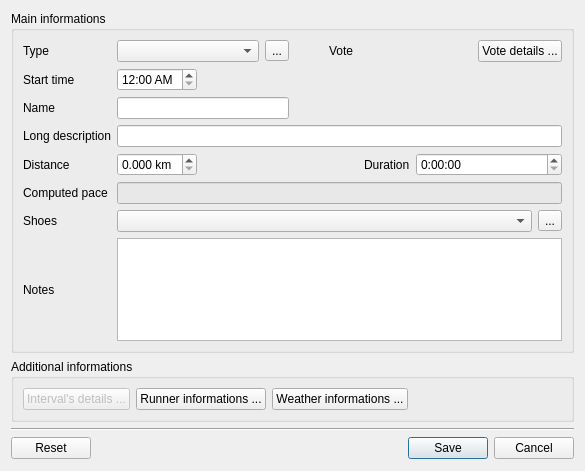
<?xml version="1.0" encoding="UTF-8"?>
<ui version="4.0">
 <class>EventWidget</class>
 <widget class="QWidget" name="EventWidget">
  <property name="geometry">
   <rect>
    <x>0</x>
    <y>0</y>
    <width>585</width>
    <height>471</height>
   </rect>
  </property>
  <layout class="QGridLayout" name="gridLayout_2">
   <item row="0" column="0">
    <widget class="QGroupBox" name="groupBox">
     <property name="sizePolicy">
      <sizepolicy hsizetype="Preferred" vsizetype="Preferred">
       <horstretch>0</horstretch>
       <verstretch>1</verstretch>
      </sizepolicy>
     </property>
     <property name="title">
      <string>Main informations</string>
     </property>
     <layout class="QGridLayout" name="gridLayout">
      <item row="0" column="0">
       <widget class="QLabel" name="eventTypeLabel">
        <property name="text">
         <string>Type</string>
        </property>
        <property name="buddy">
         <cstring>eventTypeComboBox</cstring>
        </property>
       </widget>
      </item>
      <item row="0" column="1" colspan="3">
       <widget class="QComboBox" name="eventTypeComboBox">
        <property name="sizePolicy">
         <sizepolicy hsizetype="Preferred" vsizetype="Fixed">
          <horstretch>1</horstretch>
          <verstretch>0</verstretch>
         </sizepolicy>
        </property>
       </widget>
      </item>
      <item row="0" column="5">
       <spacer name="horizontalSpacer_3">
        <property name="orientation">
         <enum>Qt::Horizontal</enum>
        </property>
        <property name="sizeHint" stdset="0">
         <size>
          <width>40</width>
          <height>20</height>
         </size>
        </property>
       </spacer>
      </item>
      <item row="0" column="6">
       <widget class="QLabel" name="voteLabel">
        <property name="text">
         <string>Vote</string>
        </property>
       </widget>
      </item>
      <item row="0" column="7" colspan="3">
       <widget class="QxtStars" name="starsSlider" native="true"/>
      </item>
      <item row="1" column="0">
       <widget class="QLabel" name="startLabel">
        <property name="text">
         <string>Start time</string>
        </property>
        <property name="buddy">
         <cstring>startTimeEdit</cstring>
        </property>
       </widget>
      </item>
      <item row="1" column="1">
       <widget class="QTimeEdit" name="startTimeEdit">
        <property name="displayFormat">
         <string>h:mm AP</string>
        </property>
       </widget>
      </item>
      <item row="1" column="2" colspan="9">
       <spacer name="horizontalSpacer">
        <property name="orientation">
         <enum>Qt::Horizontal</enum>
        </property>
        <property name="sizeHint" stdset="0">
         <size>
          <width>40</width>
          <height>20</height>
         </size>
        </property>
       </spacer>
      </item>
      <item row="2" column="0">
       <widget class="QLabel" name="nameLabel">
        <property name="text">
         <string>Name</string>
        </property>
        <property name="buddy">
         <cstring>nameLineEdit</cstring>
        </property>
       </widget>
      </item>
      <item row="2" column="1" colspan="4">
       <widget class="QLineEdit" name="nameLineEdit"/>
      </item>
      <item row="2" column="5" colspan="6">
       <spacer name="horizontalSpacer_4">
        <property name="orientation">
         <enum>Qt::Horizontal</enum>
        </property>
        <property name="sizeHint" stdset="0">
         <size>
          <width>40</width>
          <height>20</height>
         </size>
        </property>
       </spacer>
      </item>
      <item row="3" column="0">
       <widget class="QLabel" name="descriptionLabel">
        <property name="text">
         <string>Long description</string>
        </property>
        <property name="buddy">
         <cstring>descriptionLineEdit</cstring>
        </property>
       </widget>
      </item>
      <item row="3" column="1" colspan="10">
       <widget class="QLineEdit" name="descriptionLineEdit"/>
      </item>
      <item row="4" column="0">
       <widget class="QLabel" name="distanceLabel">
        <property name="text">
         <string>Distance</string>
        </property>
        <property name="buddy">
         <cstring>distanceDoubleSpinBox</cstring>
        </property>
       </widget>
      </item>
      <item row="4" column="1">
       <widget class="QDoubleSpinBox" name="distanceDoubleSpinBox">
        <property name="sizePolicy">
         <sizepolicy hsizetype="Minimum" vsizetype="Fixed">
          <horstretch>0</horstretch>
          <verstretch>0</verstretch>
         </sizepolicy>
        </property>
        <property name="minimumSize">
         <size>
          <width>80</width>
          <height>0</height>
         </size>
        </property>
        <property name="suffix">
         <string> km</string>
        </property>
        <property name="decimals">
         <number>3</number>
        </property>
        <property name="maximum">
         <double>999.990000000000009</double>
        </property>
       </widget>
      </item>
      <item row="4" column="2" colspan="5">
       <spacer name="horizontalSpacer_2">
        <property name="orientation">
         <enum>Qt::Horizontal</enum>
        </property>
        <property name="sizeHint" stdset="0">
         <size>
          <width>40</width>
          <height>20</height>
         </size>
        </property>
       </spacer>
      </item>
      <item row="4" column="7">
       <widget class="QLabel" name="durationLabel">
        <property name="text">
         <string>Duration</string>
        </property>
        <property name="buddy">
         <cstring>durationTimeEdit</cstring>
        </property>
       </widget>
      </item>
      <item row="4" column="8" colspan="3">
       <widget class="QTimeEdit" name="durationTimeEdit">
        <property name="sizePolicy">
         <sizepolicy hsizetype="Minimum" vsizetype="Fixed">
          <horstretch>0</horstretch>
          <verstretch>0</verstretch>
         </sizepolicy>
        </property>
        <property name="displayFormat">
         <string>h:mm:ss</string>
        </property>
       </widget>
      </item>
      <item row="5" column="0">
       <widget class="QLabel" name="paceLabel">
        <property name="text">
         <string>Computed pace</string>
        </property>
        <property name="buddy">
         <cstring>paceLineEdit</cstring>
        </property>
       </widget>
      </item>
      <item row="5" column="1" colspan="10">
       <widget class="QLineEdit" name="paceLineEdit">
        <property name="sizePolicy">
         <sizepolicy hsizetype="Expanding" vsizetype="Fixed">
          <horstretch>1</horstretch>
          <verstretch>0</verstretch>
         </sizepolicy>
        </property>
        <property name="palette">
         <palette>
          <active>
           <colorrole role="Base">
            <brush brushstyle="SolidPattern">
             <color alpha="255">
              <red>232</red>
              <green>232</green>
              <blue>232</blue>
             </color>
            </brush>
           </colorrole>
          </active>
          <inactive>
           <colorrole role="Base">
            <brush brushstyle="SolidPattern">
             <color alpha="255">
              <red>232</red>
              <green>232</green>
              <blue>232</blue>
             </color>
            </brush>
           </colorrole>
          </inactive>
          <disabled>
           <colorrole role="Base">
            <brush brushstyle="SolidPattern">
             <color alpha="255">
              <red>232</red>
              <green>232</green>
              <blue>232</blue>
             </color>
            </brush>
           </colorrole>
          </disabled>
         </palette>
        </property>
        <property name="readOnly">
         <bool>true</bool>
        </property>
       </widget>
      </item>
      <item row="6" column="0">
       <widget class="QLabel" name="shoeLabel">
        <property name="text">
         <string>Shoes</string>
        </property>
        <property name="buddy">
         <cstring>shoeComboBox</cstring>
        </property>
       </widget>
      </item>
      <item row="6" column="1" colspan="10">
       <layout class="QHBoxLayout" name="horizontalLayout_2">
        <item>
         <widget class="QComboBox" name="shoeComboBox"/>
        </item>
        <item>
         <widget class="QToolButton" name="shoeToolButton">
          <property name="text">
           <string>...</string>
          </property>
         </widget>
        </item>
       </layout>
      </item>
      <item row="7" column="0">
       <widget class="QLabel" name="paceLabel_2">
        <property name="text">
         <string>Notes</string>
        </property>
        <property name="buddy">
         <cstring>notesPlainTextEdit</cstring>
        </property>
       </widget>
      </item>
      <item row="7" column="1" colspan="10">
       <widget class="QPlainTextEdit" name="notesPlainTextEdit"/>
      </item>
      <item row="0" column="10">
       <widget class="QPushButton" name="votePushButton">
        <property name="text">
         <string>Vote details ...</string>
        </property>
       </widget>
      </item>
      <item row="0" column="4">
       <widget class="QToolButton" name="eventTypeToolButton">
        <property name="text">
         <string>...</string>
        </property>
       </widget>
      </item>
     </layout>
    </widget>
   </item>
   <item row="1" column="0">
    <widget class="QGroupBox" name="groupBox_2">
     <property name="title">
      <string>Additional informations</string>
     </property>
     <layout class="QVBoxLayout" name="verticalLayout_5">
      <item>
       <layout class="QHBoxLayout" name="horizontalLayout_5">
        <item>
         <widget class="QPushButton" name="intervalsPushButton">
          <property name="enabled">
           <bool>false</bool>
          </property>
          <property name="text">
           <string>Interval's details ...</string>
          </property>
         </widget>
        </item>
        <item>
         <widget class="QPushButton" name="runnerInfoPushButton">
          <property name="text">
           <string>Runner informations ...</string>
          </property>
         </widget>
        </item>
        <item>
         <widget class="QPushButton" name="weatherInfoPushButton">
          <property name="text">
           <string>Weather informations ...</string>
          </property>
         </widget>
        </item>
        <item>
         <spacer name="horizontalSpacer_7">
          <property name="orientation">
           <enum>Qt::Horizontal</enum>
          </property>
          <property name="sizeHint" stdset="0">
           <size>
            <width>40</width>
            <height>20</height>
           </size>
          </property>
         </spacer>
        </item>
       </layout>
      </item>
     </layout>
    </widget>
   </item>
   <item row="2" column="0">
    <widget class="Line" name="line">
     <property name="orientation">
      <enum>Qt::Horizontal</enum>
     </property>
    </widget>
   </item>
   <item row="3" column="0">
    <layout class="QHBoxLayout" name="horizontalLayout">
     <item>
      <widget class="QPushButton" name="resetPushButton">
       <property name="text">
        <string>Reset</string>
       </property>
       <property name="icon">
        <iconset resource="../../../resources/application.qrc">
         <normaloff>:/images/reset</normaloff>:/images/reset</iconset>
       </property>
      </widget>
     </item>
     <item>
      <spacer name="horizontalSpacer_5">
       <property name="orientation">
        <enum>Qt::Horizontal</enum>
       </property>
       <property name="sizeHint" stdset="0">
        <size>
         <width>338</width>
         <height>23</height>
        </size>
       </property>
      </spacer>
     </item>
     <item>
      <widget class="QPushButton" name="savePushButton">
       <property name="text">
        <string>Save</string>
       </property>
       <property name="icon">
        <iconset resource="../../../resources/application.qrc">
         <normaloff>:/images/save</normaloff>:/images/save</iconset>
       </property>
       <property name="autoDefault">
        <bool>true</bool>
       </property>
       <property name="default">
        <bool>true</bool>
       </property>
      </widget>
     </item>
     <item>
      <widget class="QPushButton" name="cancelPushButton">
       <property name="text">
        <string>Cancel</string>
       </property>
       <property name="icon">
        <iconset resource="../../../resources/application.qrc">
         <normaloff>:/images/cancel</normaloff>:/images/cancel</iconset>
       </property>
      </widget>
     </item>
    </layout>
   </item>
  </layout>
 </widget>
 <customwidgets>
  <customwidget>
   <class>QxtStars</class>
   <extends>QWidget</extends>
   <header>widgets/qxtstars/qxtstars.h</header>
   <container>1</container>
  </customwidget>
 </customwidgets>
 <resources>
  <include location="../../../resources/application.qrc"/>
 </resources>
 <connections/>
</ui>
